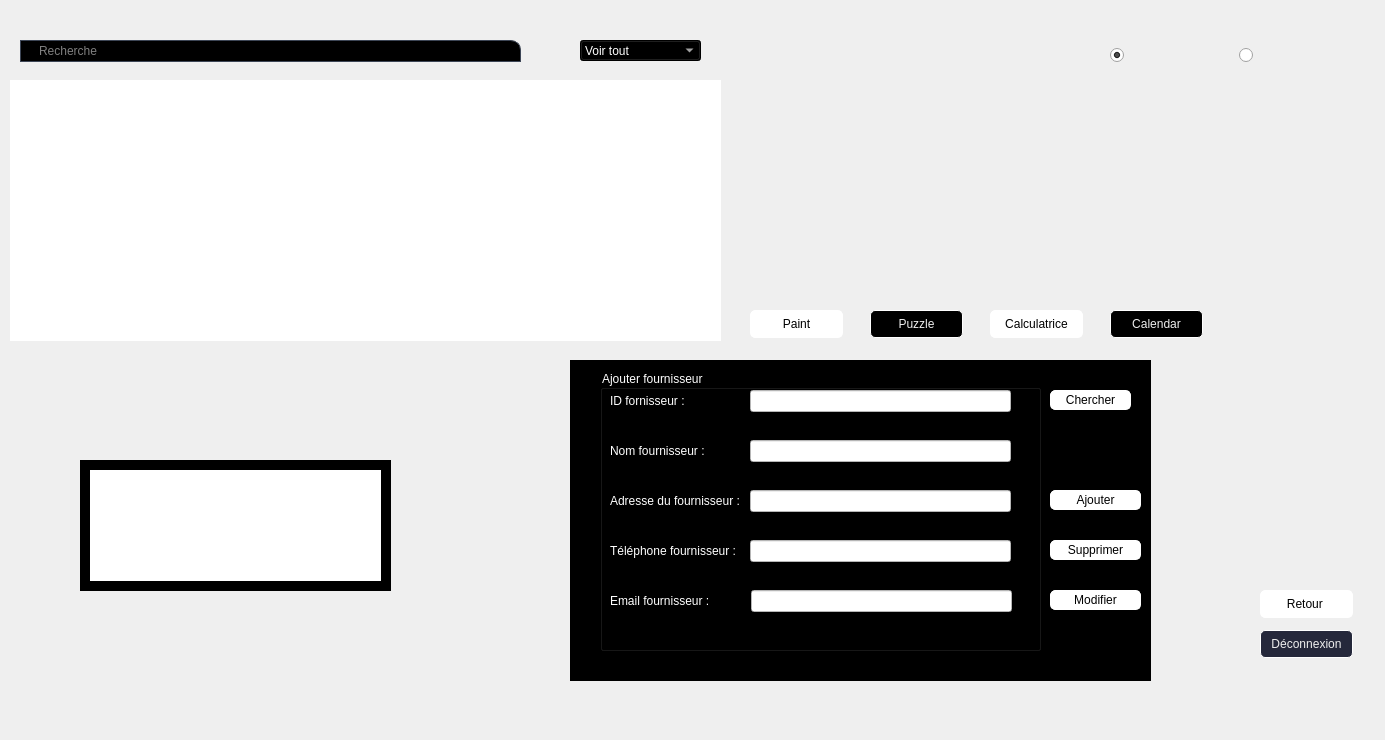
    <widget class="QWidget" name="tab_3">
     <attribute name="title">
      <string>G.Fournisseurs</string>
     </attribute>
     <widget class="QLabel" name="label_PIC8">
      <property name="geometry">
       <rect>
        <x>5</x>
        <y>-45</y>
        <width>1371</width>
        <height>731</height>
       </rect>
      </property>
      <property name="text">
       <string/>
      </property>
     </widget>
     <widget class="QPushButton" name="pushButton_6">
      <property name="geometry">
       <rect>
        <x>1260</x>
        <y>590</y>
        <width>93</width>
        <height>28</height>
       </rect>
      </property>
      <property name="styleSheet">
       <string notr="true">QPushButton {
background-position:  center;
background-color: rgb(255, 255, 255);
border-color: rgb(0, 0, 0);
gridline-color: rgb(0, 0, 0);
border: 1px solid white;
border-radius: 5px;
color: rgb(0, 0, 0);
}

QPushButton:hover {
background-color: rgb(0, 0, 0);
color: rgb(255, 255, 255);
border: 1px solid #6860f5;
}</string>
      </property>
      <property name="text">
       <string>Retour </string>
      </property>
     </widget>
     <widget class="QLineEdit" name="recherche_tab_fournisseurs">
      <property name="geometry">
       <rect>
        <x>20</x>
        <y>40</y>
        <width>501</width>
        <height>22</height>
       </rect>
      </property>
      <property name="styleSheet">
       <string notr="true">QLineEdit{
	background-color: rgb(0, 0, 0);

border:1px solid rgb(61, 70, 86);
color:rgb(255, 255, 255);
padding-left:16px;
border:1px solid rgb(61, 70, 86);
border-top-right-radius:10px;
}
QLineEdit:focus{
border: 1px solid rgb(180, 180, 180);
}</string>
      </property>
      <property name="placeholderText">
       <string>Recherche</string>
      </property>
     </widget>
     <widget class="QPushButton" name="excel_g_fournisseurs">
      <property name="geometry">
       <rect>
        <x>450</x>
        <y>140</y>
        <width>93</width>
        <height>28</height>
       </rect>
      </property>
      <property name="styleSheet">
       <string notr="true">QPushButton {
background-position:  center;
background-color:transparent;
border: 1px solid white;
border-radius: 5px;
color:rgb(238, 238, 238);
	background-color: rgb(0, 0, 0);}

QPushButton:hover {
background-color:transparent;
	background-color: rgb(255, 255, 255);
	color: rgb(0, 0, 0);
border: 1px solid #6860f5;
}</string>
      </property>
      <property name="text">
       <string>Excel</string>
      </property>
     </widget>
     <widget class="QComboBox" name="comboBox_g_fournisseurs">
      <property name="geometry">
       <rect>
        <x>580</x>
        <y>40</y>
        <width>121</width>
        <height>21</height>
       </rect>
      </property>
      <property name="styleSheet">
       <string notr="true">background-color: rgb(0, 0, 0);
color: rgb(255, 255, 255);
gridline-color: rgb(255, 255, 255);
border-color: rgb(255, 255, 255);</string>
      </property>
      <property name="currentText">
       <string>Voir tout</string>
      </property>
      <item>
       <property name="text">
        <string>Voir tout</string>
       </property>
      </item>
      <item>
       <property name="text">
        <string>Nom ASC</string>
       </property>
      </item>
      <item>
       <property name="text">
        <string>ID ASC</string>
       </property>
      </item>
      <item>
       <property name="text">
        <string>ID DESC</string>
       </property>
      </item>
      <item>
       <property name="text">
        <string>Nom DESC</string>
       </property>
      </item>
     </widget>
     <widget class="QTableView" name="tableView_Fournisseur">
      <property name="geometry">
       <rect>
        <x>10</x>
        <y>80</y>
        <width>711</width>
        <height>261</height>
       </rect>
      </property>
      <property name="styleSheet">
       <string notr="true">#tableView_Fournisseur {
background-color: transparent;

	border-image: url(:/ressources_img/slot.png);
background: none;
border: none;
background-repeat: none;
}</string>
      </property>
     </widget>
     <widget class="QPushButton" name="pushButton_5">
      <property name="geometry">
       <rect>
        <x>1260</x>
        <y>630</y>
        <width>93</width>
        <height>28</height>
       </rect>
      </property>
      <property name="styleSheet">
       <string notr="true">QPushButton {
background-position:  center;
background-color:transparent;
border: 1px solid white;
border-radius: 5px;
color:rgb(238, 238, 238);
background-color:#25283b;
}

QPushButton:hover {
background-color:transparent;
	background-color: rgb(255, 255, 255);
	color: rgb(0, 0, 0);
border: 1px solid #6860f5;
}</string>
      </property>
      <property name="text">
       <string>Déconnexion</string>
      </property>
     </widget>
     <widget class="QFrame" name="frame_4">
      <property name="geometry">
       <rect>
        <x>80</x>
        <y>460</y>
        <width>311</width>
        <height>131</height>
       </rect>
      </property>
      <property name="styleSheet">
       <string notr="true">background-color: rgb(0, 0, 0);</string>
      </property>
      <property name="frameShape">
       <enum>QFrame::StyledPanel</enum>
      </property>
      <property name="frameShadow">
       <enum>QFrame::Raised</enum>
      </property>
      <widget class="QTableView" name="tableView_2">
       <property name="geometry">
        <rect>
         <x>10</x>
         <y>10</y>
         <width>291</width>
         <height>111</height>
        </rect>
       </property>
       <property name="styleSheet">
        <string notr="true">#tableView_2{
background-color: transparent;

	border-image: url(:/ressources_img/slot.png);
background: none;
border: none;
background-repeat: none;
}</string>
       </property>
      </widget>
     </widget>
     <widget class="QPushButton" name="calcul_fournisseurs">
      <property name="geometry">
       <rect>
        <x>990</x>
        <y>310</y>
        <width>93</width>
        <height>28</height>
       </rect>
      </property>
      <property name="styleSheet">
       <string notr="true">QPushButton {
background-position:  center;
background-color: rgb(255, 255, 255);
border-color: rgb(0, 0, 0);
gridline-color: rgb(0, 0, 0);
border: 1px solid white;
border-radius: 5px;
color: rgb(0, 0, 0);
}

QPushButton:hover {
background-color: rgb(0, 0, 0);
color: rgb(255, 255, 255);
border: 1px solid #6860f5;
}</string>
      </property>
      <property name="text">
       <string>Calculatrice</string>
      </property>
     </widget>
     <widget class="QPushButton" name="calendar_button_fournisseur">
      <property name="geometry">
       <rect>
        <x>1110</x>
        <y>310</y>
        <width>93</width>
        <height>28</height>
       </rect>
      </property>
      <property name="styleSheet">
       <string notr="true">QPushButton {
background-position:  center;
background-color:transparent;
border: 1px solid white;
border-radius: 5px;
color:rgb(238, 238, 238);
	background-color: rgb(0, 0, 0);}

QPushButton:hover {
background-color:transparent;
	background-color: rgb(255, 255, 255);
	color: rgb(0, 0, 0);
border: 1px solid #6860f5;
}</string>
      </property>
      <property name="text">
       <string>Calendar</string>
      </property>
     </widget>
     <widget class="QPushButton" name="paint_g_fournisseurs">
      <property name="geometry">
       <rect>
        <x>750</x>
        <y>310</y>
        <width>93</width>
        <height>28</height>
       </rect>
      </property>
      <property name="styleSheet">
       <string notr="true">QPushButton {
background-position:  center;
background-color: rgb(255, 255, 255);
border-color: rgb(0, 0, 0);
gridline-color: rgb(0, 0, 0);
border: 1px solid white;
border-radius: 5px;
color: rgb(0, 0, 0);
}

QPushButton:hover {
background-color: rgb(0, 0, 0);
color: rgb(255, 255, 255);
border: 1px solid #6860f5;
}</string>
      </property>
      <property name="text">
       <string>Paint</string>
      </property>
     </widget>
     <widget class="QPushButton" name="puzzle_G_fournisseurs">
      <property name="geometry">
       <rect>
        <x>870</x>
        <y>310</y>
        <width>93</width>
        <height>28</height>
       </rect>
      </property>
      <property name="styleSheet">
       <string notr="true">QPushButton {
background-position:  center;
background-color:transparent;
border: 1px solid white;
border-radius: 5px;
color:rgb(238, 238, 238);
	background-color: rgb(0, 0, 0);}

QPushButton:hover {
background-color:transparent;
	background-color: rgb(255, 255, 255);
	color: rgb(0, 0, 0);
border: 1px solid #6860f5;
}</string>
      </property>
      <property name="text">
       <string>Puzzle</string>
      </property>
     </widget>
     <widget class="QFrame" name="frame_5">
      <property name="geometry">
       <rect>
        <x>570</x>
        <y>360</y>
        <width>581</width>
        <height>321</height>
       </rect>
      </property>
      <property name="styleSheet">
       <string notr="true">background-color: rgb(0, 0, 0);</string>
      </property>
      <property name="frameShape">
       <enum>QFrame::StyledPanel</enum>
      </property>
      <property name="frameShadow">
       <enum>QFrame::Raised</enum>
      </property>
      <widget class="QGroupBox" name="groupBox_5">
       <property name="geometry">
        <rect>
         <x>30</x>
         <y>10</y>
         <width>441</width>
         <height>281</height>
        </rect>
       </property>
       <property name="styleSheet">
        <string notr="true">color: rgb(255, 255, 255);</string>
       </property>
       <property name="title">
        <string>Ajouter fournisseur </string>
       </property>
       <widget class="QLabel" name="label_11">
        <property name="geometry">
         <rect>
          <x>10</x>
          <y>20</y>
          <width>140</width>
          <height>22</height>
         </rect>
        </property>
        <property name="styleSheet">
         <string notr="true">color: rgb(255, 255, 255);</string>
        </property>
        <property name="text">
         <string>ID fornisseur :</string>
        </property>
       </widget>
       <widget class="QLabel" name="label_24">
        <property name="geometry">
         <rect>
          <x>10</x>
          <y>70</y>
          <width>140</width>
          <height>22</height>
         </rect>
        </property>
        <property name="styleSheet">
         <string notr="true">color: rgb(255, 255, 255);</string>
        </property>
        <property name="text">
         <string>Nom fournisseur :</string>
        </property>
       </widget>
       <widget class="QLabel" name="label_22">
        <property name="geometry">
         <rect>
          <x>10</x>
          <y>120</y>
          <width>140</width>
          <height>22</height>
         </rect>
        </property>
        <property name="styleSheet">
         <string notr="true">color: rgb(255, 255, 255);</string>
        </property>
        <property name="text">
         <string>Adresse du fournisseur :</string>
        </property>
       </widget>
       <widget class="QLabel" name="label_23">
        <property name="geometry">
         <rect>
          <x>10</x>
          <y>170</y>
          <width>137</width>
          <height>22</height>
         </rect>
        </property>
        <property name="styleSheet">
         <string notr="true">color: rgb(255, 255, 255);</string>
        </property>
        <property name="text">
         <string>Téléphone fournisseur :</string>
        </property>
       </widget>
       <widget class="QLabel" name="label_10">
        <property name="geometry">
         <rect>
          <x>10</x>
          <y>220</y>
          <width>108</width>
          <height>22</height>
         </rect>
        </property>
        <property name="styleSheet">
         <string notr="true">color: rgb(255, 255, 255);</string>
        </property>
        <property name="text">
         <string>Email fournisseur :</string>
        </property>
       </widget>
       <widget class="QLineEdit" name="lineEdit_IDFournisseur">
        <property name="geometry">
         <rect>
          <x>150</x>
          <y>20</y>
          <width>261</width>
          <height>22</height>
         </rect>
        </property>
        <property name="styleSheet">
         <string notr="true">background-color: rgb(255, 255, 255);
color: rgb(0, 0, 0);</string>
        </property>
        <property name="clearButtonEnabled">
         <bool>true</bool>
        </property>
       </widget>
       <widget class="QLineEdit" name="lineEdit_NomFournisseur">
        <property name="geometry">
         <rect>
          <x>150</x>
          <y>70</y>
          <width>261</width>
          <height>22</height>
         </rect>
        </property>
        <property name="styleSheet">
         <string notr="true">background-color: rgb(255, 255, 255);
color: rgb(0, 0, 0);</string>
        </property>
        <property name="clearButtonEnabled">
         <bool>true</bool>
        </property>
       </widget>
       <widget class="QLineEdit" name="lineEdit_Adressefournisseur">
        <property name="geometry">
         <rect>
          <x>150</x>
          <y>120</y>
          <width>261</width>
          <height>22</height>
         </rect>
        </property>
        <property name="styleSheet">
         <string notr="true">background-color: rgb(255, 255, 255);
color: rgb(0, 0, 0);</string>
        </property>
        <property name="clearButtonEnabled">
         <bool>true</bool>
        </property>
       </widget>
       <widget class="QLineEdit" name="lineEdit_telfournisseur">
        <property name="geometry">
         <rect>
          <x>150</x>
          <y>170</y>
          <width>261</width>
          <height>22</height>
         </rect>
        </property>
        <property name="styleSheet">
         <string notr="true">background-color: rgb(255, 255, 255);
color: rgb(0, 0, 0);</string>
        </property>
        <property name="maxLength">
         <number>8</number>
        </property>
        <property name="clearButtonEnabled">
         <bool>true</bool>
        </property>
       </widget>
       <widget class="QLineEdit" name="lineEdit_emailfournisseur">
        <property name="geometry">
         <rect>
          <x>151</x>
          <y>220</y>
          <width>261</width>
          <height>22</height>
         </rect>
        </property>
        <property name="styleSheet">
         <string notr="true">background-color: rgb(255, 255, 255);
color: rgb(0, 0, 0);</string>
        </property>
        <property name="clearButtonEnabled">
         <bool>true</bool>
        </property>
       </widget>
       <widget class="QLabel" name="label_erreur_id_fournisseur">
        <property name="geometry">
         <rect>
          <x>10</x>
          <y>50</y>
          <width>401</width>
          <height>16</height>
         </rect>
        </property>
        <property name="font">
         <font>
          <pointsize>9</pointsize>
          <weight>75</weight>
          <bold>true</bold>
          <underline>true</underline>
         </font>
        </property>
        <property name="styleSheet">
         <string notr="true">color: rgb(216, 54, 0);</string>
        </property>
        <property name="text">
         <string/>
        </property>
       </widget>
       <widget class="QLabel" name="label_erreur_nom_fournisseur">
        <property name="geometry">
         <rect>
          <x>10</x>
          <y>100</y>
          <width>401</width>
          <height>16</height>
         </rect>
        </property>
        <property name="font">
         <font>
          <pointsize>9</pointsize>
          <weight>75</weight>
          <bold>true</bold>
          <underline>true</underline>
         </font>
        </property>
        <property name="styleSheet">
         <string notr="true">color: rgb(216, 54, 0);</string>
        </property>
        <property name="text">
         <string/>
        </property>
       </widget>
       <widget class="QLabel" name="label_erreur_adresse_fournisseur">
        <property name="geometry">
         <rect>
          <x>10</x>
          <y>150</y>
          <width>401</width>
          <height>16</height>
         </rect>
        </property>
        <property name="font">
         <font>
          <pointsize>9</pointsize>
          <weight>75</weight>
          <bold>true</bold>
          <underline>true</underline>
         </font>
        </property>
        <property name="styleSheet">
         <string notr="true">color: rgb(216, 54, 0);</string>
        </property>
        <property name="text">
         <string/>
        </property>
       </widget>
       <widget class="QLabel" name="label_erreur_telephone_fournisseur">
        <property name="geometry">
         <rect>
          <x>10</x>
          <y>200</y>
          <width>401</width>
          <height>16</height>
         </rect>
        </property>
        <property name="font">
         <font>
          <pointsize>9</pointsize>
          <weight>75</weight>
          <bold>true</bold>
          <underline>true</underline>
         </font>
        </property>
        <property name="styleSheet">
         <string notr="true">color: rgb(216, 54, 0);</string>
        </property>
        <property name="text">
         <string/>
        </property>
       </widget>
       <widget class="QLabel" name="label_erreur_email_fournisseur">
        <property name="geometry">
         <rect>
          <x>10</x>
          <y>250</y>
          <width>401</width>
          <height>16</height>
         </rect>
        </property>
        <property name="font">
         <font>
          <pointsize>9</pointsize>
          <weight>75</weight>
          <bold>true</bold>
          <underline>true</underline>
         </font>
        </property>
        <property name="styleSheet">
         <string notr="true">color: rgb(216, 54, 0);</string>
        </property>
        <property name="text">
         <string/>
        </property>
       </widget>
      </widget>
      <widget class="QPushButton" name="chercher_fournisseur_">
       <property name="geometry">
        <rect>
         <x>480</x>
         <y>30</y>
         <width>81</width>
         <height>20</height>
        </rect>
       </property>
       <property name="styleSheet">
        <string notr="true">QPushButton {
background-position:  center;
background-color: rgb(255, 255, 255);
border-color: rgb(0, 0, 0);
gridline-color: rgb(0, 0, 0);
border: 1px solid white;
border-radius: 5px;
color: rgb(0, 0, 0);
}

QPushButton:hover {
background-color: rgb(0, 0, 0);
color: rgb(255, 255, 255);
border: 1px solid #6860f5;
}</string>
       </property>
       <property name="text">
        <string>Chercher</string>
       </property>
      </widget>
      <widget class="QPushButton" name="ajouter_fournisseur_">
       <property name="geometry">
        <rect>
         <x>480</x>
         <y>130</y>
         <width>91</width>
         <height>20</height>
        </rect>
       </property>
       <property name="styleSheet">
        <string notr="true">QPushButton {
background-position:  center;
background-color: rgb(255, 255, 255);
border-color: rgb(0, 0, 0);
gridline-color: rgb(0, 0, 0);
border: 1px solid white;
border-radius: 5px;
color: rgb(0, 0, 0);
}

QPushButton:hover {
background-color: rgb(0, 0, 0);
color: rgb(255, 255, 255);
border: 1px solid #6860f5;
}</string>
       </property>
       <property name="text">
        <string>Ajouter</string>
       </property>
      </widget>
      <widget class="QPushButton" name="supprimer_fournisseur_">
       <property name="geometry">
        <rect>
         <x>480</x>
         <y>180</y>
         <width>91</width>
         <height>20</height>
        </rect>
       </property>
       <property name="styleSheet">
        <string notr="true">QPushButton {
background-position:  center;
background-color: rgb(255, 255, 255);
border-color: rgb(0, 0, 0);
gridline-color: rgb(0, 0, 0);
border: 1px solid white;
border-radius: 5px;
color: rgb(0, 0, 0);
}

QPushButton:hover {
background-color: rgb(0, 0, 0);
color: rgb(255, 255, 255);
border: 1px solid #6860f5;
}</string>
       </property>
       <property name="text">
        <string>Supprimer</string>
       </property>
      </widget>
      <widget class="QPushButton" name="modifier_fournisseur_">
       <property name="geometry">
        <rect>
         <x>480</x>
         <y>230</y>
         <width>91</width>
         <height>20</height>
        </rect>
       </property>
       <property name="styleSheet">
        <string notr="true">QPushButton {
background-position:  center;
background-color: rgb(255, 255, 255);
border-color: rgb(0, 0, 0);
gridline-color: rgb(0, 0, 0);
border: 1px solid white;
border-radius: 5px;
color: rgb(0, 0, 0);
}

QPushButton:hover {
background-color: rgb(0, 0, 0);
color: rgb(255, 255, 255);
border: 1px solid #6860f5;
}</string>
       </property>
       <property name="text">
        <string>Modifier</string>
       </property>
      </widget>
     </widget>
     <widget class="QRadioButton" name="trad_FR_G_Fournisseur">
      <property name="geometry">
       <rect>
        <x>1110</x>
        <y>30</y>
        <width>97</width>
        <height>51</height>
       </rect>
      </property>
      <property name="font">
       <font>
        <pointsize>10</pointsize>
        <weight>75</weight>
        <bold>true</bold>
       </font>
      </property>
      <property name="styleSheet">
       <string notr="true">#trad_FR_G_Fournisseur {
background-color: transparent;
	border-image: url(:/ressources_img/G_Fournisseurs_Images_/french icon.png);
background: none;
border: none;
background-repeat: none;
}
#trad_FR_G_Fournisseur:pressed
{
	border-image: url(:/ressources_img/G_Fournisseurs_Images_/french icon.png);
}</string>
      </property>
      <property name="text">
       <string/>
      </property>
      <property name="checked">
       <bool>true</bool>
      </property>
     </widget>
     <widget class="QRadioButton" name="trad_ENG_G_Fournisseur">
      <property name="geometry">
       <rect>
        <x>1239</x>
        <y>30</y>
        <width>81</width>
        <height>51</height>
       </rect>
      </property>
      <property name="font">
       <font>
        <pointsize>10</pointsize>
        <weight>75</weight>
        <bold>true</bold>
       </font>
      </property>
      <property name="styleSheet">
       <string notr="true">#trad_ENG_G_Fournisseur{
background-color: transparent;
	border-image: url(:/ressources_img/G_Fournisseurs_Images_/English-icon.png);
background: none;
border: none;
background-repeat: none;
}
#trad_ENG_G_Fournisseur:pressed
{
	border-image: url(:/ressources_img/G_Fournisseurs_Images_/English-icon.png);
}</string>
      </property>
      <property name="text">
       <string/>
      </property>
     </widget>
     <zorder>label_PIC8</zorder>
     <zorder>pushButton_6</zorder>
     <zorder>recherche_tab_fournisseurs</zorder>
     <zorder>excel_g_fournisseurs</zorder>
     <zorder>comboBox_g_fournisseurs</zorder>
     <zorder>pushButton_5</zorder>
     <zorder>frame_4</zorder>
     <zorder>calcul_fournisseurs</zorder>
     <zorder>calendar_button_fournisseur</zorder>
     <zorder>paint_g_fournisseurs</zorder>
     <zorder>puzzle_G_fournisseurs</zorder>
     <zorder>tableView_Fournisseur</zorder>
     <zorder>frame_5</zorder>
     <zorder>trad_FR_G_Fournisseur</zorder>
     <zorder>trad_ENG_G_Fournisseur</zorder>
    </widget>
